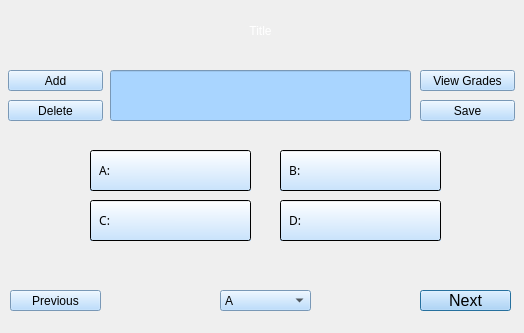
<?xml version="1.0" encoding="UTF-8"?>
<ui version="4.0">
 <class>TeacherTestWindowClass</class>
 <widget class="QDialog" name="TeacherTestWindowClass">
  <property name="geometry">
   <rect>
    <x>0</x>
    <y>0</y>
    <width>524</width>
    <height>333</height>
   </rect>
  </property>
  <property name="windowTitle">
   <string>TeacherTestWindow</string>
  </property>
  <widget class="QLabel" name="background">
   <property name="geometry">
    <rect>
     <x>-70</x>
     <y>-50</y>
     <width>701</width>
     <height>431</height>
    </rect>
   </property>
   <property name="text">
    <string/>
   </property>
   <property name="pixmap">
    <pixmap>images/menu_background.jpg</pixmap>
   </property>
  </widget>
  <widget class="QLabel" name="title">
   <property name="geometry">
    <rect>
     <x>0</x>
     <y>10</y>
     <width>521</width>
     <height>41</height>
    </rect>
   </property>
   <property name="styleSheet">
    <string notr="true">
color: rgb(255, 255, 255);
font: 26pt &quot;Segoe UI&quot;;</string>
   </property>
   <property name="text">
    <string>Title</string>
   </property>
   <property name="alignment">
    <set>Qt::AlignmentFlag::AlignCenter</set>
   </property>
  </widget>
  <widget class="QPushButton" name="nextButton">
   <property name="geometry">
    <rect>
     <x>420</x>
     <y>290</y>
     <width>91</width>
     <height>21</height>
    </rect>
   </property>
   <property name="font">
    <font>
     <family>Segoe UI</family>
     <pointsize>12</pointsize>
     <italic>false</italic>
     <bold>false</bold>
    </font>
   </property>
   <property name="styleSheet">
    <string notr="true">background-color: rgb(169, 213, 255);
color: rgb(0, 0, 0);
font: 12pt &quot;Segoe UI&quot;;</string>
   </property>
   <property name="text">
    <string>Next</string>
   </property>
  </widget>
  <widget class="QPushButton" name="previousButton">
   <property name="geometry">
    <rect>
     <x>10</x>
     <y>290</y>
     <width>91</width>
     <height>21</height>
    </rect>
   </property>
   <property name="styleSheet">
    <string notr="true">background-color: rgb(169, 213, 255);
color: rgb(0, 0, 0);
font: 12pt &quot;Segoe UI&quot;;</string>
   </property>
   <property name="text">
    <string>Previous</string>
   </property>
  </widget>
  <widget class="QComboBox" name="correctAnswer">
   <property name="geometry">
    <rect>
     <x>220</x>
     <y>290</y>
     <width>91</width>
     <height>21</height>
    </rect>
   </property>
   <property name="styleSheet">
    <string notr="true">background-color: rgb(169, 213, 255);
color: rgb(0, 0, 0);
font: 12pt &quot;Segoe UI&quot;;</string>
   </property>
   <item>
    <property name="text">
     <string>A</string>
    </property>
   </item>
   <item>
    <property name="text">
     <string>B</string>
    </property>
   </item>
   <item>
    <property name="text">
     <string>C</string>
    </property>
   </item>
   <item>
    <property name="text">
     <string>D</string>
    </property>
   </item>
  </widget>
  <widget class="QPushButton" name="addButton">
   <property name="geometry">
    <rect>
     <x>8</x>
     <y>70</y>
     <width>95</width>
     <height>21</height>
    </rect>
   </property>
   <property name="styleSheet">
    <string notr="true">background-color: rgb(169, 213, 255);
color: rgb(0, 0, 0);
font: 12pt &quot;Segoe UI&quot;;</string>
   </property>
   <property name="text">
    <string>Add</string>
   </property>
  </widget>
  <widget class="QPushButton" name="deleteButton">
   <property name="geometry">
    <rect>
     <x>8</x>
     <y>100</y>
     <width>95</width>
     <height>21</height>
    </rect>
   </property>
   <property name="styleSheet">
    <string notr="true">background-color: rgb(169, 213, 255);
color: rgb(0, 0, 0);
font: 12pt &quot;Segoe UI&quot;;</string>
   </property>
   <property name="text">
    <string>Delete</string>
   </property>
  </widget>
  <widget class="QPushButton" name="viewGradesButton">
   <property name="geometry">
    <rect>
     <x>420</x>
     <y>70</y>
     <width>95</width>
     <height>21</height>
    </rect>
   </property>
   <property name="styleSheet">
    <string notr="true">background-color: rgb(169, 213, 255);
color: rgb(0, 0, 0);
font: 12pt &quot;Segoe UI&quot;;</string>
   </property>
   <property name="text">
    <string>View Grades</string>
   </property>
  </widget>
  <widget class="QPushButton" name="saveButton">
   <property name="geometry">
    <rect>
     <x>420</x>
     <y>100</y>
     <width>95</width>
     <height>21</height>
    </rect>
   </property>
   <property name="styleSheet">
    <string notr="true">background-color: rgb(169, 213, 255);
color: rgb(0, 0, 0);
font: 12pt &quot;Segoe UI&quot;;</string>
   </property>
   <property name="text">
    <string>Save</string>
   </property>
  </widget>
  <widget class="QLineEdit" name="question">
   <property name="geometry">
    <rect>
     <x>110</x>
     <y>70</y>
     <width>301</width>
     <height>51</height>
    </rect>
   </property>
   <property name="font">
    <font>
     <family>Rockwell</family>
     <pointsize>11</pointsize>
     <italic>false</italic>
     <bold>true</bold>
    </font>
   </property>
   <property name="styleSheet">
    <string notr="true">background-color: rgb(169, 213, 255);
color: rgb(0, 0, 0);</string>
   </property>
   <property name="inputMask">
    <string/>
   </property>
   <property name="text">
    <string/>
   </property>
   <property name="maxLength">
    <number>40</number>
   </property>
   <property name="alignment">
    <set>Qt::AlignmentFlag::AlignCenter</set>
   </property>
  </widget>
  <widget class="QLineEdit" name="optionC">
   <property name="geometry">
    <rect>
     <x>90</x>
     <y>200</y>
     <width>161</width>
     <height>41</height>
    </rect>
   </property>
   <property name="font">
    <font>
     <family>Rockwell</family>
    </font>
   </property>
   <property name="styleSheet">
    <string notr="true">background-color: qlineargradient(spread:pad, x1:0.52, y1:1, x2:0.525, y2:0, stop:0 rgba(200, 226, 251, 255), stop:1 rgba(255, 255, 255, 255));
color: rgb(0, 0, 0);</string>
   </property>
   <property name="text">
    <string>  C:</string>
   </property>
   <property name="maxLength">
    <number>27</number>
   </property>
  </widget>
  <widget class="QLineEdit" name="optionD">
   <property name="geometry">
    <rect>
     <x>280</x>
     <y>200</y>
     <width>161</width>
     <height>41</height>
    </rect>
   </property>
   <property name="font">
    <font>
     <family>Rockwell</family>
    </font>
   </property>
   <property name="styleSheet">
    <string notr="true">background-color: qlineargradient(spread:pad, x1:0.52, y1:1, x2:0.525, y2:0, stop:0 rgba(200, 226, 251, 255), stop:1 rgba(255, 255, 255, 255));
color: rgb(0, 0, 0);</string>
   </property>
   <property name="text">
    <string>  D: </string>
   </property>
   <property name="maxLength">
    <number>27</number>
   </property>
  </widget>
  <widget class="QLineEdit" name="optionB">
   <property name="geometry">
    <rect>
     <x>280</x>
     <y>150</y>
     <width>161</width>
     <height>41</height>
    </rect>
   </property>
   <property name="font">
    <font>
     <family>Rockwell</family>
    </font>
   </property>
   <property name="styleSheet">
    <string notr="true">background-color: qlineargradient(spread:pad, x1:0.52, y1:1, x2:0.525, y2:0, stop:0 rgba(200, 226, 251, 255), stop:1 rgba(255, 255, 255, 255));
color: rgb(0, 0, 0);</string>
   </property>
   <property name="inputMask">
    <string/>
   </property>
   <property name="text">
    <string>  B:</string>
   </property>
   <property name="maxLength">
    <number>27</number>
   </property>
  </widget>
  <widget class="QLineEdit" name="optionA">
   <property name="geometry">
    <rect>
     <x>90</x>
     <y>150</y>
     <width>161</width>
     <height>41</height>
    </rect>
   </property>
   <property name="font">
    <font>
     <family>Rockwell</family>
    </font>
   </property>
   <property name="styleSheet">
    <string notr="true">background-color: qlineargradient(spread:pad, x1:0.52, y1:1, x2:0.525, y2:0, stop:0 rgba(200, 226, 251, 255), stop:1 rgba(255, 255, 255, 255));
color: rgb(0, 0, 0);</string>
   </property>
   <property name="text">
    <string>  A:</string>
   </property>
   <property name="maxLength">
    <number>27</number>
   </property>
  </widget>
 </widget>
 <layoutdefault spacing="6" margin="11"/>
 <resources/>
 <connections/>
</ui>
